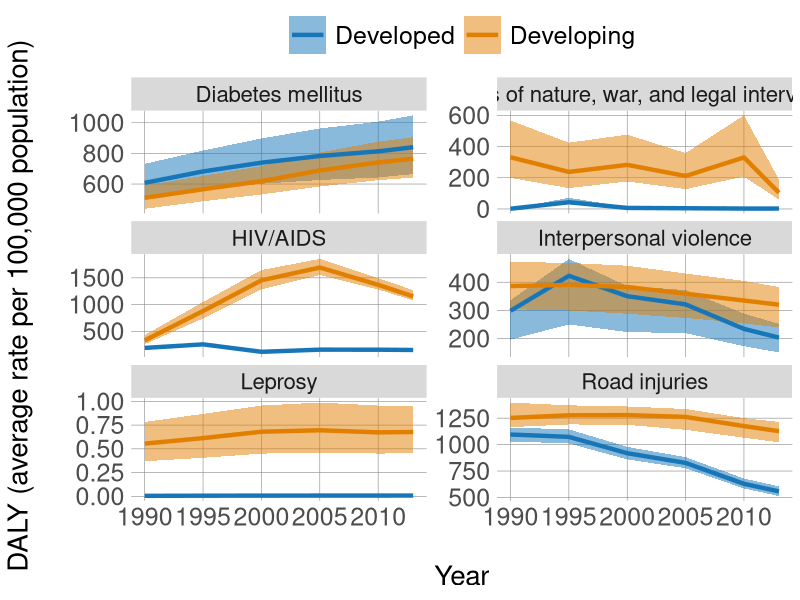

Here is the R script that generated this plot:
############################################################
#                                                          #
#             Global burden of disease figure              #
#                                                          #
############################################################
# Load packages
library(readr)
library(dplyr)
library(ggplot2)
library(scales)
library(cowplot)

# Preamble
## Disability Adjusted Life Years (DALY) data on HIV/AIDS, diabetes mellitus,
## leprosy, road injuries, interpersonal violence, and forces of nature, war,
## and legal intervention for the period 1990 and 2013 were downloaded on
## 20 July 2016 from the Global Health Data Exchange: GHDx
## (http://ghdx.healthdata.org/)

# Import downloaded csv file
data <- read_csv('./data/ghdx.csv')

# Set palette
pal <- c('#1776b7', '#e17f00')

# Sorting string
DDC <- c('Developed', 'Developing')

# Subset DALY data
daly_ddc <- data %>%
    filter(location_name %in% DDC) %>%
    select(location_name, cause_name, year_name, starts_with('rt_'))

# Plot
plot <- ggplot(daly_ddc, aes(x = year_name)) +
    # 'Error-bar' ribbons
    geom_ribbon(aes(ymax = rt_upper, ymin = rt_lower, fill = location_name),
                alpha = 0.5) +
    # Point estimate lines
    geom_line(aes(y = rt_mean, colour = location_name),
              size = 1.5) +
    # Facet
    facet_wrap(~cause_name, nrow = 3, ncol = 2, scales = 'free_y') +
    # Labels
    labs(y = 'DALY (average rate per 100,000 population)\n',
         x = '\nYear') +
    # Colours/fill
    scale_colour_manual(values = pal) +
    scale_fill_manual(values = pal) +
    # Tweak theme
    theme(legend.title = element_blank(),
          legend.text = element_text(size = 18),
          legend.position = 'top',
          legend.key.size = unit(10, "mm"),
          panel.background = element_blank(),
          panel.grid.major = element_line(colour = '#888888', size = 0.2),
          axis.line = element_blank(),
          axis.ticks = element_blank(),
          axis.title = element_text(size = 20),
          axis.text = element_text(size = 18),
          strip.text = element_text(size = 16))

# Save plot
ggsave('./images/ghdx.pdf', plot,
       width = 300, height = 300, units = 'mm')

# Clear environment
rm(list = ls())
